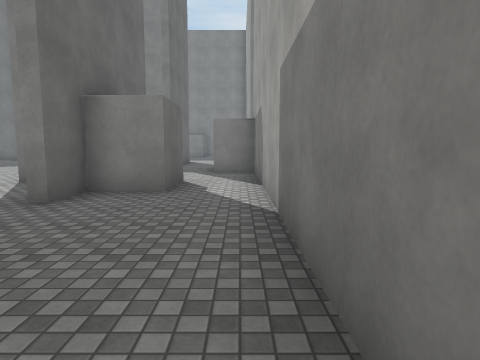
view 1 (above)

17 first-person views from a walk through a 3-D level made in the Unity game engine. The camera is 1.5 m above the floor, tilts 6° down and sees 75° across. The floor is counted in squares, 2 m on a side. Each view is taken from the middle of a square. On the plan, view 1 faces up. The plan holds only what a view shows up to about 10 squares ahead; the rest is blank. The player character is not drawn. Surface patterns are stand-ins for the level's own textures.

view 2
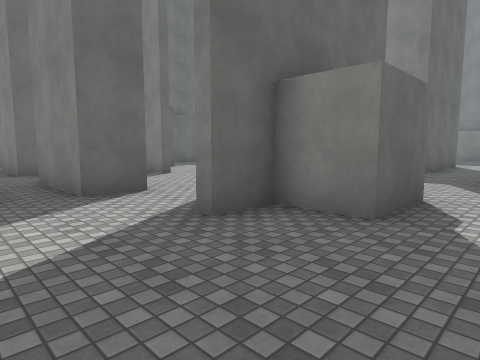

view 3
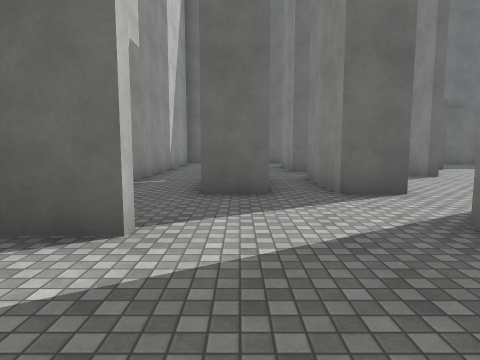

view 4
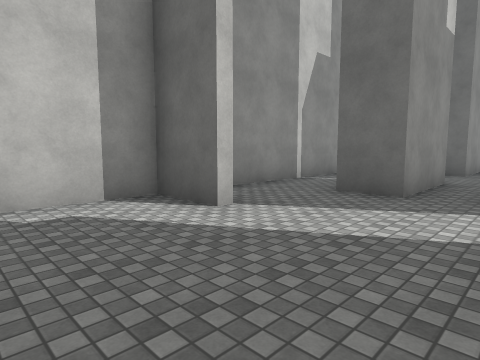

view 5
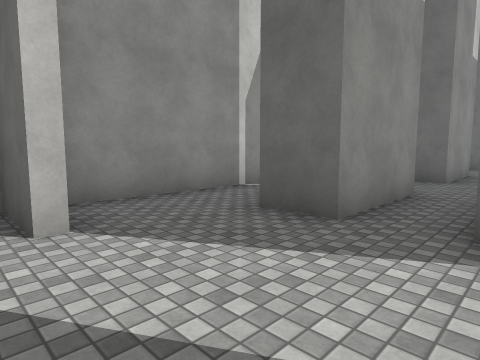

view 6
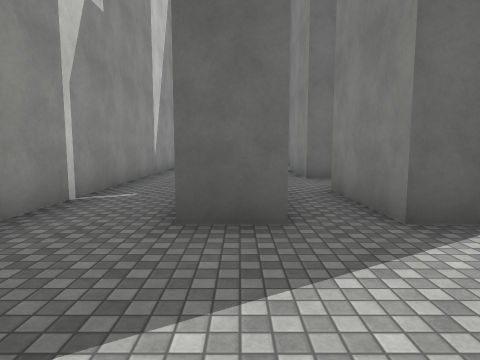

view 7
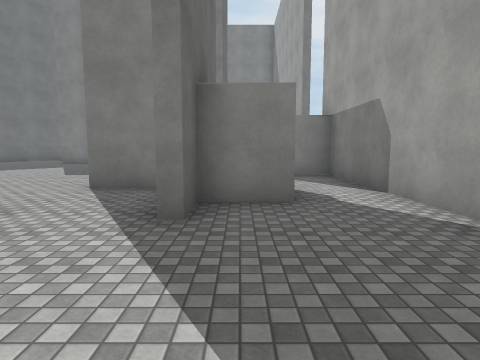

view 8
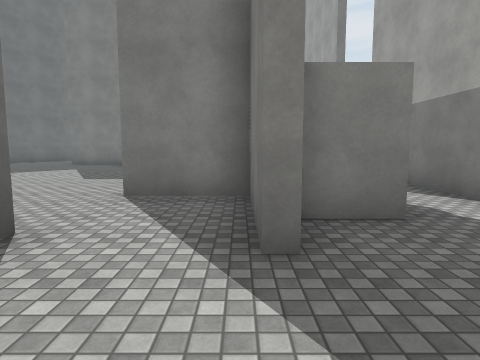

view 9
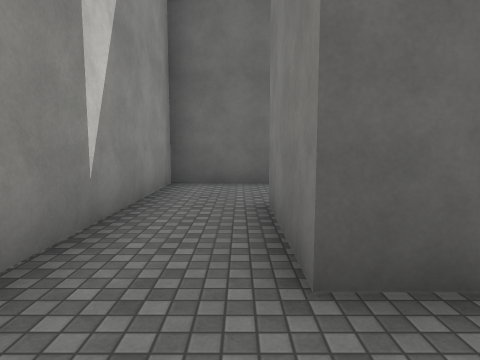

view 10
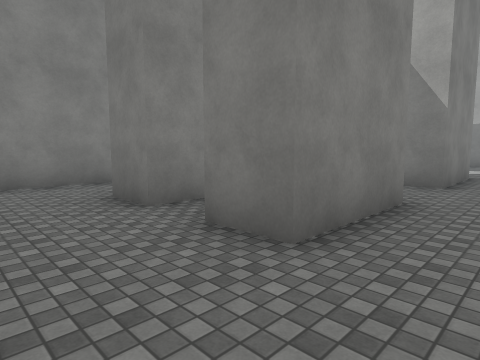

view 11
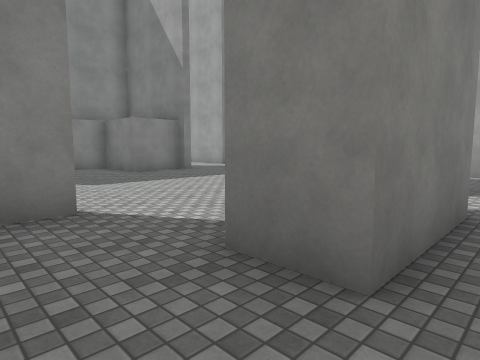

view 12
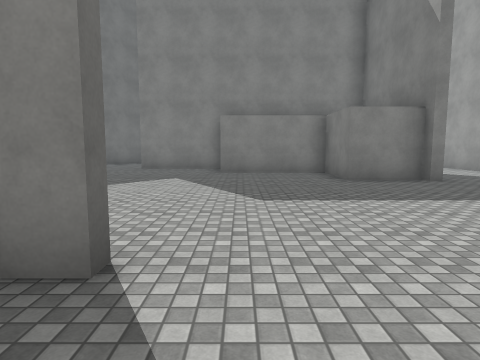

view 13
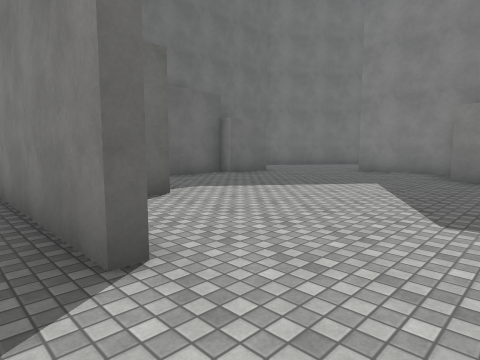

view 14
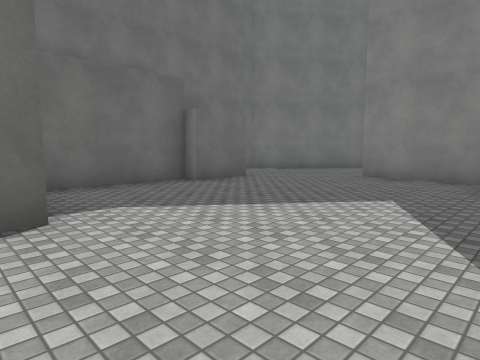

view 15
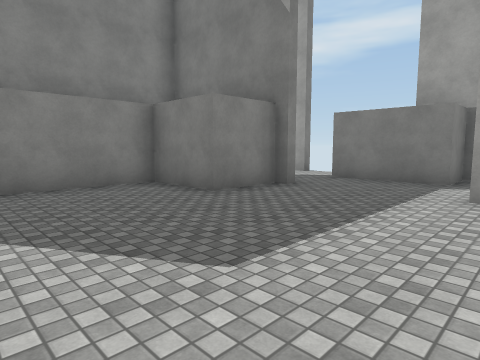

view 16
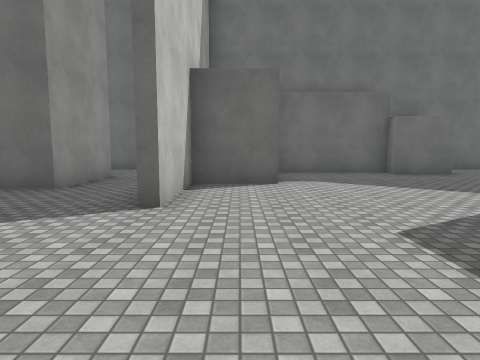

view 17
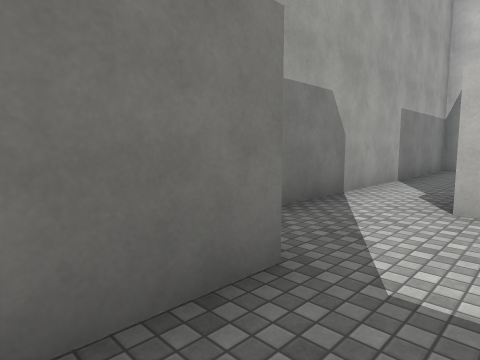

### Floor plan
Ten units are one square. View 1 is at (0, 0); x grows to the right and y downward. Boxes are objects, and circles mark ways between rooms. Rooms are numbered by the first view taken in them; rooms with no view inside come last. Other rooms are left out.
<svg viewBox="-150 -180 159 189">
<path fill="none" stroke="#000" d="M-28 -41 -28 -67 -49 -67M-50 -48 -50 -36 -75 -36 -75 -48M-26 -11 -26 4 4 4 4 -94 -8 -94 -8 -106M-75 -25 -50 -25 -50 -14M-13 -70 -13 -52 -26 -52 -26 -41M-96 -47 -96 -36 -120 -36 -120 -47M-120 -25 -96 -25M-96 -25 -96 -14 -120 -14 -120 -25M-50 -14 -75 -14 -75 -21M-145 -24 -145 4 -32 4M-104 -89 -104 -70 -79 -70 -79 -67 -132 -67M-131 -124 -131 -91M-79 -158 -105 -158M-127 -140 -127 -121M-26 -136 -26 -121 -45 -121 -45 -141 -76 -141M-120 -47 -96 -47M-8 -106 -8 -120"/>
<circle cx="-135" cy="-20" r="3" fill="#2a7"/>
<circle cx="-40" cy="-10" r="3" fill="#2a7"/>
<circle cx="-85" cy="-20" r="3" fill="#2a7"/>
<circle cx="-135" cy="-40" r="3" fill="#2a7"/>
<circle cx="-26" cy="-76" r="3" fill="#2a7"/>
<circle cx="-85" cy="-40" r="3" fill="#2a7"/>
<text x="-40" y="-40">1</text>
<text x="-90" y="-10">2</text>
<text x="-80" y="-100">3</text>
</svg>
Room 1 opens to room 2. Room 1 opens to room 3.

Where each view was taken, in squares from view 1:
view 1: 0 up, 0 right, facing up
view 2: 2 up, 0 right, facing up-left
view 3: 2 up, 0 right, facing left
view 4: 4 up, 0 right, facing down-left
view 5: 4 up, 2 left, facing down-left
view 6: 2 up, 2 left, facing left
view 7: 1 up, 2 left, facing up
view 8: 2 up, 3 left, facing up
view 9: 1 up, 8 left, facing left
view 10: 0 up, 14 left, facing up-right
view 11: 3 up, 9 left, facing up-right
view 12: 5 up, 7 left, facing up
view 13: 6 up, 6 left, facing up-left
view 14: 8 up, 7 left, facing up-left
view 15: 8 up, 8 left, facing up-right
view 16: 8 up, 4 left, facing left
view 17: 11 up, 2 left, facing down-right
